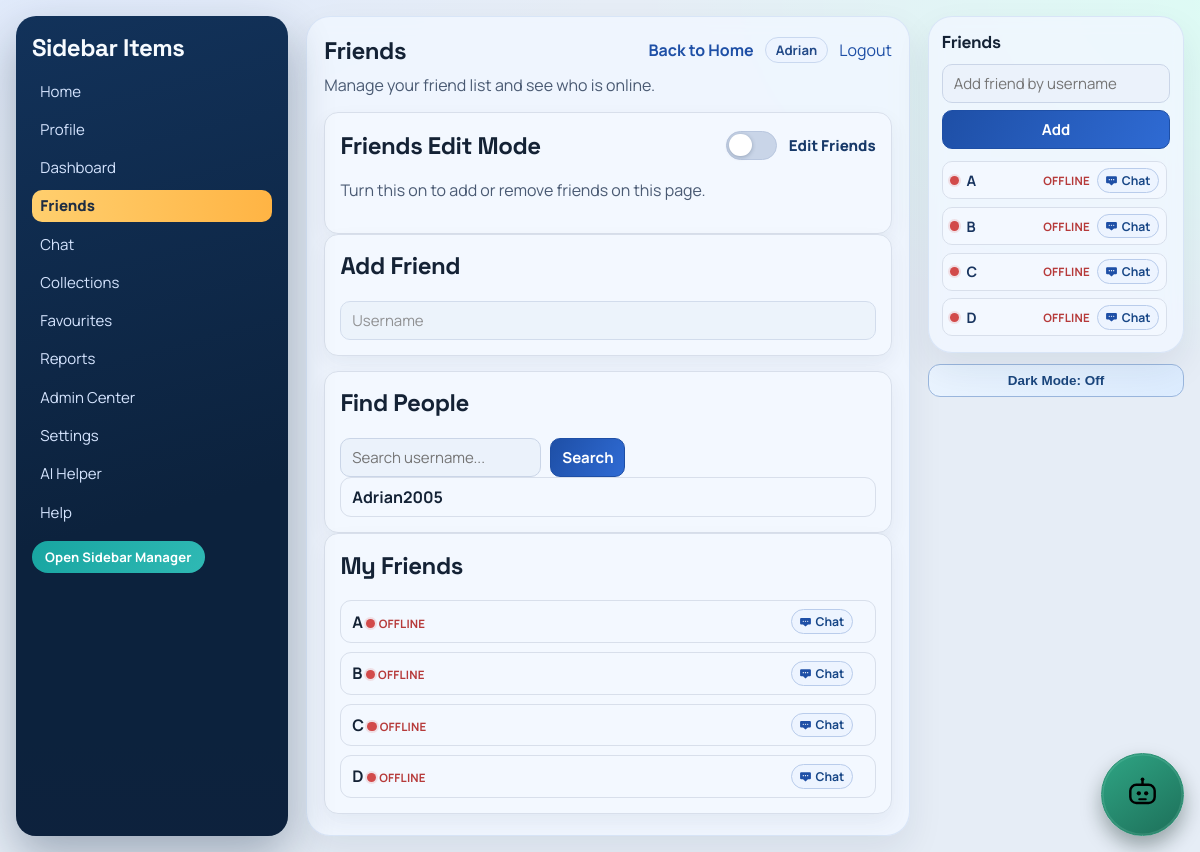
Page /friends/ (signed in) on the committed database.
### myapp/models.py (models this page shows, shortened)
class SidebarItem(models.Model):
    name = models.CharField(max_length=50)

class UserPresence(models.Model):
    user = models.OneToOneField(User, on_delete=models.CASCADE, related_name='presence')
    is_online = models.BooleanField(default=False)
    updated_at = models.DateTimeField(auto_now=True)

### myapp/views.py (the view)
# urls.py: path('friends/', views.friends_page, name='friends_page'),
@login_required
def friends_page(request):
    query = request.GET.get('q', '').strip()
    friend_ids = Friendship.objects.filter(user=request.user).values_list('friend_id', flat=True)
    friends = User.objects.filter(id__in=friend_ids).select_related('presence').order_by('username')
    people = User.objects.exclude(id=request.user.id).exclude(id__in=friend_ids).order_by('username')
    if query:
        people = people.filter(username__icontains=query)
    context = {
        'sidebar_items': _sidebar_items_for_user(request.user),
        'page_title': 'Friends',
        'page_description': 'Manage your friend list and see who is online.',
        'current_section': 'friends',
        'friends': friends,
        'people': people[:40],
        'query': query,
    }
    return render(request, 'myapp/friends.html', context)

### myapp/context_processors.py (called while the page is built)
def tab_session_seed(request):
    if not getattr(request, 'user', None) or not request.user.is_authenticated:
        return {'session_seed': False}
    return {'session_seed': bool(request.session.pop('tab_session_seed', False))}

def ui_theme_mode(request):
    theme_mode = request.COOKIES.get('ui_theme_mode') or request.session.get('settings_theme_mode') or 'light'
    if theme_mode not in {'light', 'dark'}:
        theme_mode = 'light'
    return {'ui_theme_mode': theme_mode}

### myapp/templatetags/url_helpers.py (called while the page is built)
@register.simple_tag
def sidebar_item_url(item):
    name = str(getattr(item, 'name', item)).strip().lower()
    mapping = {
        'home': 'index',
        'help': 'help_page',
        'admin center': 'admin_center_page',
        'dashboard': 'dashboard_page',
        'profile': 'profile_page',
        'friends': 'friends_page',
        'chat': 'chat_hub_page',
        'ai helper': 'ai_helper_page',
        'settings': 'settings_page',
        'reports': 'reports_page',
        'collections': 'collections_page',
        'favourites': 'favorites_page',
        'favorites': 'favorites_page',
    }
    route_name = mapping.get(name)
    if route_name:
        return reverse(route_name)
    item_id = getattr(item, 'id', None)
    if item_id:
        return reverse('sidebar_item_detail', args=[item_id])
    return reverse('index')

### myapp/views.py (called while the page is built)
def _is_admin(user):
    return user.is_staff or user.is_superuser

def _sidebar_items_for_user(user):
    SidebarItem.objects.filter(name__iexact='Favorites').update(name='Favourites')
    for name in DEFAULT_SIDEBAR_ITEMS:
        SidebarItem.objects.get_or_create(name=name)
    items = list(SidebarItem.objects.all())
    if not _is_admin(user):
        items = [item for item in items if item.name.strip().lower() != 'admin center']
    items.sort(key=lambda item: (SIDEBAR_ORDER.get(item.name.strip().lower(), 500), item.name.lower()))
    return items

### myapp/templates/myapp/friends.html (shortened to what this page needs)
{% extends 'myapp/base_sidebar_page.html' %}
{% load static %}
{% block body_class %}page-friends{% endblock %}
{% block page_content %}
<section class="tool-card">
    <div class="section-header-row">
        <h2>Friends Edit Mode</h2>
        <label class="toggle-line" for="friendsEditToggle">
            <input type="checkbox" id="friendsEditToggle">
            <span>Edit Friends</span>
        </label>
    </div>
    <p>Turn this on to add or remove friends on this page.</p>
</section>
<section class="tools-grid">
    <article class="tool-card">
        <h2>Add Friend</h2>
        <form method="post" action="{% url 'add_friend' %}" class="stack-form friend-editable-form">
            <input type="text" name="username" placeholder="Username" required>
        </form>
    </article>
    <article class="tool-card">
        <h2>Find People</h2>
        <form method="get" class="filters-form">
            <input type="text" name="q" value="{{ query }}" placeholder="Search username...">
            <button type="submit">Search</button>
        </form>
        <div class="related-list">
            {% for user_obj in people %}
                <div class="related-row">
                    <strong>{{ user_obj.username }}</strong>
                </div>
            {% empty %}
                <p>No users found.</p>
            {% endfor %}
        </div>
    </article>
</section>
<section class="tool-card">
    <h2>My Friends</h2>
    <div class="related-list">
        {% for friend in friends %}
            <div class="related-row">
                <div>
                    <strong>{{ friend.username }}</strong>
                    <span class="friend-state {% if friend.presence.is_online %}online{% else %}offline{% endif %}"></span>
                    <span class="friend-presence-text {% if friend.presence.is_online %}online{% else %}offline{% endif %}">
                        {% if friend.presence.is_online %}Online{% else %}Offline{% endif %}
                    </span>
                </div>
                <div class="header-links">
                    <a class="friend-chat-btn" href="{% url 'chat_page' friend.id %}">
                        <img src="{% static 'myapp/chat-icon.svg' %}" alt="" aria-hidden="true">
                        <span>Chat</span>
                    </a>
                </div>
            </div>
        {% empty %}
            <p>No friends yet.</p>
        {% endfor %}
    </div>
</section>
{% endblock %}

### myapp/templates/myapp/base_sidebar_page.html (shortened to what this page needs)
{% load static %}
{% load url_helpers %}
<!DOCTYPE html>
<html lang="en">
<head>
    <link rel="stylesheet" href="{% static 'myapp/style.css' %}">
</head>
<body
    class="app-body theme-{{ ui_theme_mode|default:'light' }} {% block body_class %}page-generic{% endblock %}"
    data-is-admin="{% if request.user.is_staff %}1{% else %}0{% endif %}"
    data-current-user="{{ request.user.username }}"
    data-authenticated="1"
    data-session-seed="{% if session_seed %}1{% else %}0{% endif %}"
    data-force-logout-url="{% url 'logout_page' %}"
    data-theme-set-url="{% url 'set_theme_mode' %}"
>
    <div class="container">
        <aside class="sidebar" id="sidebar">
            <h2>Sidebar Items</h2>
            <ul>
                {% for item in sidebar_items %}
                    {% sidebar_item_url item as item_url %}
                    <li>
                        <a
                            class="sidebar-item-link {% if item.name|lower == current_section %}active{% endif %}"
                            href="{{ item_url }}"
                        >
                            {{ item.name }}
                        </a>
                    </li>
                {% empty %}
                    <li>No items yet.</li>
                {% endfor %}
            </ul>
            {% if request.user.is_staff %}
                <a class="sidebar-nav-btn" href="{% url 'sidebar_items_page' %}">Open Sidebar Manager</a>
            {% endif %}
        </aside>
        <main class="main surface-panel">
            <header class="page-header">
                <h1>{{ page_title }}</h1>
                <div class="header-links">
                    <a class="inline-link" href="{% url 'index' %}">Back to Home</a>
                    <span class="user-chip">{{ request.user.username }}</span>
                    <form method="post" action="{% url 'logout_page' %}" class="inline-form">
                        <button type="submit" class="link-button">Logout</button>
                    </form>
                </div>
            </header>
            <p class="page-subtitle">{{ page_description }}</p>
            {% block page_content %}{% endblock %}
        </main>
        <div class="right-rail">
            <aside class="friends-sidebar surface-panel" aria-label="Friends">
                <h2>Friends</h2>
                <form method="post" action="{% url 'add_friend' %}" class="stack-form friends-add-form">
                    <input type="text" name="username" placeholder="Add friend by username" required>
                    <button type="submit">Add</button>
                </form>
                <div class="friends-list">
                    {% for friend in friends_panel_items %}
                        <div class="friend-row">
                            <span class="friend-state {% if friend.is_online %}online{% else %}offline{% endif %}"></span>
                            <span class="friend-name">{{ friend.username }}</span>
                            <span class="friend-presence-text {% if friend.is_online %}online{% else %}offline{% endif %}">
                                {% if friend.is_online %}Online{% else %}Offline{% endif %}
                            </span>
                            <a class="friend-chat-btn" href="{% url 'chat_page' friend.id %}">
                                <img src="{% static 'myapp/chat-icon.svg' %}" alt="" aria-hidden="true">
                                <span>Chat</span>
                            </a>
                        </div>
                    {% empty %}
                        <p class="friend-empty">No friends added yet.</p>
                    {% endfor %}
                </div>
            </aside>
            <div class="theme-rail-tool">
                <button type="button" class="theme-quick-btn" data-theme-quick-toggle>Dark Mode: Off</button>
            </div>
        </div>
    </div>
    <div class="ai-floating-tool">
        <button
            type="button"
            class="ai-quick-btn"
            id="aiHelperLauncher"
            aria-label="Open AI Helper"
            aria-controls="aiHelperWidget"
            aria-expanded="false"
        >
            <img src="{% static 'myapp/ai-icon.svg' %}" alt="" aria-hidden="true">
        </button>
    </div>
</body>
</html>

### rows in the picture
SidebarItem: name "Home"
SidebarItem: name "Profile"
SidebarItem: name "Dashboard"
SidebarItem: name "Friends"
SidebarItem: name "Chat"
SidebarItem: name "Collections"
SidebarItem: name "Favourites"
SidebarItem: name "Reports"
SidebarItem: name "Admin Center"
SidebarItem: name "Settings"
SidebarItem: name "AI Helper"
SidebarItem: name "Help"

### other values in the picture
{{ request.user.username }} "Adrian"
{{ page_description }} "Manage your friend list and see who is online."
{{ user_obj.username }} "Adrian2005"
{{ friend.username }} "A"
{{ friend.username }} "B"
{{ friend.username }} "C"
{{ friend.username }} "D"
{{ friend.username }} "A" "B" "C" "D"
